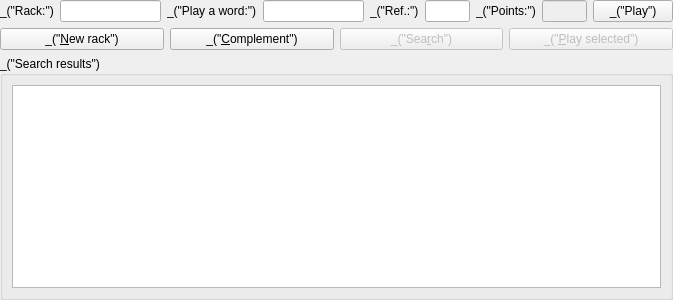
<?xml version="1.0" encoding="UTF-8"?>
<ui version="4.0">
 <class>TrainingWidget</class>
 <widget class="QWidget" name="TrainingWidget">
  <property name="geometry">
   <rect>
    <x>0</x>
    <y>0</y>
    <width>673</width>
    <height>300</height>
   </rect>
  </property>
  <layout class="QVBoxLayout" name="verticalLayout">
   <property name="margin">
    <number>0</number>
   </property>
   <item>
    <layout class="QHBoxLayout">
     <item>
      <widget class="QLabel" name="label">
       <property name="text">
        <string>_(&quot;Rack:&quot;)</string>
       </property>
      </widget>
     </item>
     <item>
      <widget class="QLineEdit" name="lineEditRack">
       <property name="minimumSize">
        <size>
         <width>60</width>
         <height>0</height>
        </size>
       </property>
      </widget>
     </item>
     <item>
      <widget class="QLabel" name="label_2">
       <property name="text">
        <string>_(&quot;Play a word:&quot;)</string>
       </property>
      </widget>
     </item>
     <item>
      <widget class="QLineEdit" name="lineEditPlay">
       <property name="minimumSize">
        <size>
         <width>60</width>
         <height>0</height>
        </size>
       </property>
      </widget>
     </item>
     <item>
      <widget class="QLabel" name="label_3">
       <property name="text">
        <string>_(&quot;Ref.:&quot;)</string>
       </property>
      </widget>
     </item>
     <item>
      <widget class="QLineEdit" name="lineEditCoords">
       <property name="sizePolicy">
        <sizepolicy hsizetype="Fixed" vsizetype="Fixed">
         <horstretch>0</horstretch>
         <verstretch>0</verstretch>
        </sizepolicy>
       </property>
       <property name="maximumSize">
        <size>
         <width>45</width>
         <height>16777215</height>
        </size>
       </property>
       <property name="toolTip">
        <string>_(&quot;Enter the coordinates of the word. Specify the row before the column for horizontal words, and the column before the row for vertical words. E.g.: H4 or 4H&quot;)</string>
       </property>
       <property name="statusTip">
        <string>_(&quot;Enter the coordinates of the word. Specify the row before the column for horizontal words, and the column before the row for vertical words. E.g.: H4 or 4H&quot;)</string>
       </property>
      </widget>
     </item>
     <item>
      <widget class="QLabel" name="label_4">
       <property name="text">
        <string>_(&quot;Points:&quot;)</string>
       </property>
      </widget>
     </item>
     <item>
      <widget class="QLineEdit" name="lineEditPoints">
       <property name="enabled">
        <bool>false</bool>
       </property>
       <property name="sizePolicy">
        <sizepolicy hsizetype="Fixed" vsizetype="Fixed">
         <horstretch>0</horstretch>
         <verstretch>0</verstretch>
        </sizepolicy>
       </property>
       <property name="maximumSize">
        <size>
         <width>45</width>
         <height>16777215</height>
        </size>
       </property>
      </widget>
     </item>
     <item>
      <widget class="QPushButton" name="pushButtonPlay">
       <property name="text">
        <string>_(&quot;Play&quot;)</string>
       </property>
      </widget>
     </item>
    </layout>
   </item>
   <item>
    <layout class="QHBoxLayout">
     <item>
      <widget class="QPushButton" name="pushButtonRack">
       <property name="text">
        <string>_(&quot;&amp;New rack&quot;)</string>
       </property>
      </widget>
     </item>
     <item>
      <widget class="QPushButton" name="pushButtonComplement">
       <property name="text">
        <string>_(&quot;&amp;Complement&quot;)</string>
       </property>
      </widget>
     </item>
     <item>
      <widget class="QPushButton" name="pushButtonSearch">
       <property name="enabled">
        <bool>false</bool>
       </property>
       <property name="text">
        <string>_(&quot;Sea&amp;rch&quot;)</string>
       </property>
      </widget>
     </item>
     <item>
      <widget class="QPushButton" name="pushButtonPlaySelected">
       <property name="enabled">
        <bool>false</bool>
       </property>
       <property name="text">
        <string>_(&quot;&amp;Play selected&quot;)</string>
       </property>
      </widget>
     </item>
    </layout>
   </item>
   <item>
    <widget class="QGroupBox" name="groupBox">
     <property name="title">
      <string>_(&quot;Search results&quot;)</string>
     </property>
     <layout class="QVBoxLayout" name="_2">
      <item>
       <widget class="QTreeView" name="treeViewResults">
        <property name="editTriggers">
         <set>QAbstractItemView::NoEditTriggers</set>
        </property>
        <property name="alternatingRowColors">
         <bool>true</bool>
        </property>
        <property name="indentation">
         <number>0</number>
        </property>
        <property name="sortingEnabled">
         <bool>true</bool>
        </property>
        <property name="allColumnsShowFocus">
         <bool>true</bool>
        </property>
       </widget>
      </item>
     </layout>
    </widget>
   </item>
  </layout>
 </widget>
 <tabstops>
  <tabstop>lineEditRack</tabstop>
  <tabstop>lineEditPlay</tabstop>
  <tabstop>lineEditCoords</tabstop>
  <tabstop>lineEditPoints</tabstop>
  <tabstop>pushButtonPlay</tabstop>
  <tabstop>pushButtonRack</tabstop>
  <tabstop>pushButtonComplement</tabstop>
  <tabstop>pushButtonSearch</tabstop>
  <tabstop>pushButtonPlaySelected</tabstop>
  <tabstop>treeViewResults</tabstop>
 </tabstops>
 <resources/>
 <connections/>
</ui>
